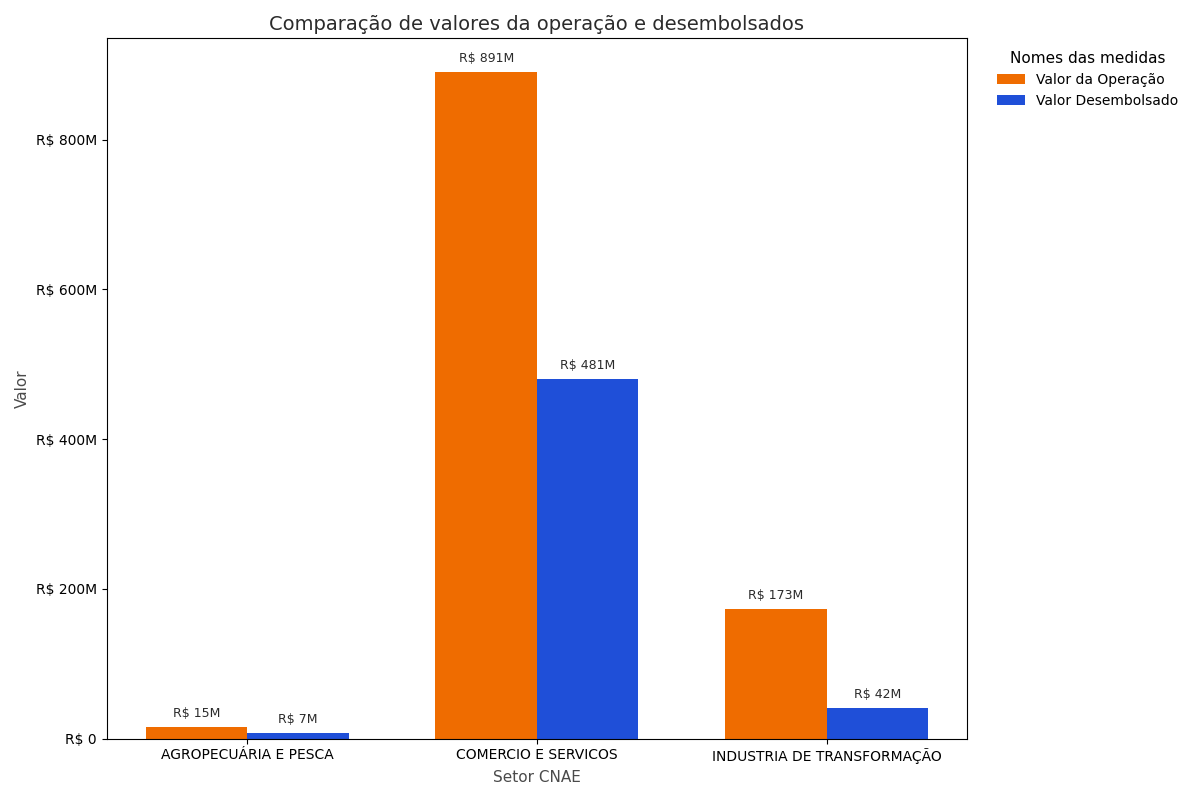
#> input picture Imagem_referencia/BC.png, 1200 x 800 px
$ python -i mark_presence_validation_v3.py   (imports and definitions only)
#> lines starting #> are read from the running program, lines starting #| are printed output that depends on the picture; after the words box and inside, x2 and y2 are one past the last pixel; in counts of white or black regions, pixels touching at a corner belong together
# -*- coding: utf-8 -*-
r"""
mark_presence_validation_v3.py

VALIDAÇÃO EXPLORATÓRIA V3 — PRESENÇA DA ESTRUTURA GRÁFICA PRINCIPAL
===================================================================

Objetivo
--------
Detectar se a visualização contém a marca de dados principal correspondente
à técnica solicitada:

    B -> barras
    L -> linha(s)
    S -> pontos de dispersão

Esta V3 é uma etapa de CALIBRAÇÃO/INSPEÇÃO, não a versão final para as
3.120 imagens.

Princípio metodológico
----------------------
A detecção estrutural NÃO usa as cores esperadas da especificação F e NÃO
usa quantidade esperada de séries. O perfil do arquivo apenas seleciona o
detector apropriado à técnica (barra, linha ou dispersão).

A estratégia combina:
- contraste em relação ao fundo;
- geometria;
- alinhamento espacial;
- espessura/forma;
- extensão no eixo x.

Ela foi concebida para detectar marcas inclusive quando estiverem em preto,
cinza ou em cores diferentes das especificadas.

Amostra de calibração
---------------------
Por padrão:
- 10 imagens por perfil (BI, BC, LI, LC, SI, SC);
- tenta equilibrar CANVAS_OK / CANVAS_NAO_OK;
- acrescenta todos os casos NO_MARK encontrados na avaliação final de cor,
  porque são casos de estresse importantes para distinguir:
      "marca realmente ausente"
  de
      "marca presente, mas não cromática".

Pastas padrão
-------------
Imagens:
C:\Users\Labvis\Downloads\imagens3120\imagens

Canvas:
imagens\_canvas_conformity_v1\canvas_conformity_images.csv

Cor:
imagens\_color_conformity_final_v1\color_conformity_final_images.csv

Saída:
imagens\_mark_presence_validation_v3

Arquivos:
- mark_presence_validation_v3.csv
- mark_presence_validation_summary_v3.txt
- contact_<perfil>.png
- overlays\*.png

Interpretação
-------------
presence_status:
    PRESENT
    ABSENT_OR_UNCERTAIN

IMPORTANTE:
- ABSENT_OR_UNCERTAIN ainda NÃO deve ser tratado como não conformidade final.
- A calibração precisa ser conferida visualmente antes de congelar parâmetros.
"""

from __future__ import annotations

import argparse
import math
import random
import re
from pathlib import Path

import cv2
import numpy as np
import pandas as pd
from PIL import Image, ImageDraw, ImageFont


DEFAULT_ROOT = Path(
    r"C:\Users\Labvis\Downloads\imagens3120\imagens"
)
DEFAULT_OUTPUT_DIRNAME = "_mark_presence_validation_v3"
DEFAULT_CANVAS_DIRNAME = "_canvas_conformity_v1"
DEFAULT_COLOR_DIRNAME = "_color_conformity_final_v1"

SEED = 20260828
N_RANDOM_PER_PROFILE = 10

IMAGE_EXTENSIONS = {".png", ".jpg", ".jpeg"}

NAME_RE = re.compile(
    r"^(BI|BC|LI|LC|SI|SC)_(\d{3})_R(\d{2})\.(png|jpg|jpeg)$",
    re.I,
)

PROFILES = ["BI", "BC", "LI", "LC", "SI", "SC"]


# [204 lines left out: functions parse_args, parse_name, root_images, load_optional_labels, choose_sample, border_background_rgb, not called in this run]


def infer_plot_roi(arr):
    """
    Inferência da região interna do gráfico a partir das linhas dos eixos/spines.

    V2:
    - tenta detectar esquerda, direita, topo e base;
    - quando encontra o retângulo completo, exclui naturalmente legendas
      externas e títulos;
    - usa fallback conservador quando o retângulo não é recuperável.
    """
    h, w, _ = arr.shape
    gray = cv2.cvtColor(arr, cv2.COLOR_RGB2GRAY)
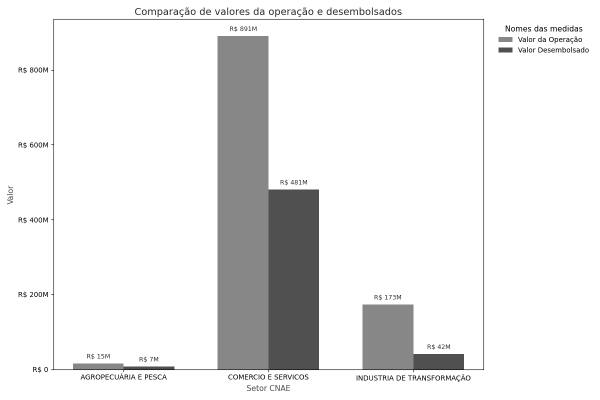
#> gray: shape (800, 1200) (shown at 1/2 size); min 0, max 255, mean 234.6

    dark = (gray < 180).astype(np.uint8) * 255
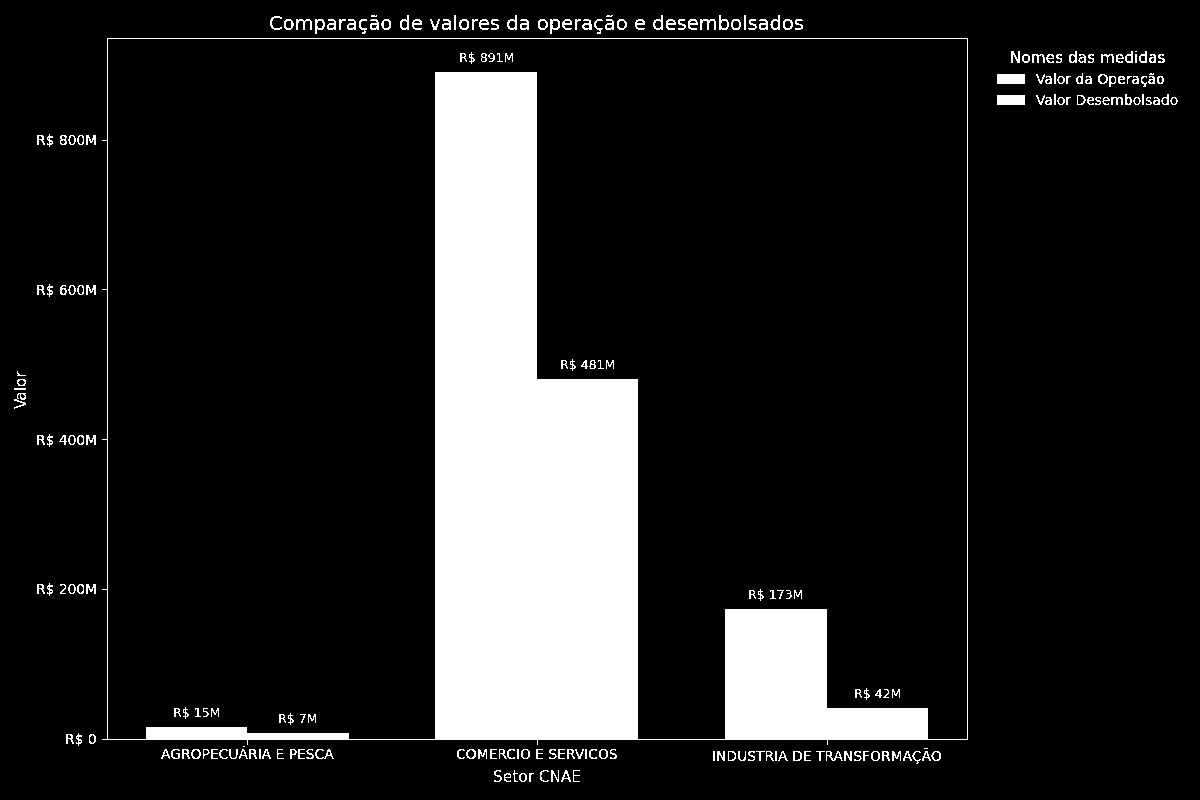
#> dark: shape (800, 1200); 14.1% white; 228 white regions (12 under 20 px), largest, box (x1, y1, x2, y2) and area: (102, 38, 968, 745) 125771, (997, 74, 1025, 84) 280, (997, 95, 1025, 105) 280

    hk = max(20, int(round(0.14 * w)))
    vk = max(20, int(round(0.14 * h)))

    hlines = cv2.morphologyEx(
        dark,
        cv2.MORPH_OPEN,
        cv2.getStructuringElement(
            cv2.MORPH_RECT,
            (hk, 1)
        )
    )
#> hlines: shape (800, 1200); 8.6% white; 2 white regions, box (x1, y1, x2, y2) and area: (103, 379, 969, 740) 81457, (108, 38, 969, 39) 861

    vlines = cv2.morphologyEx(
        dark,
        cv2.MORPH_OPEN,
        cv2.getStructuringElement(
            cv2.MORPH_RECT,
            (1, vk)
        )
    )
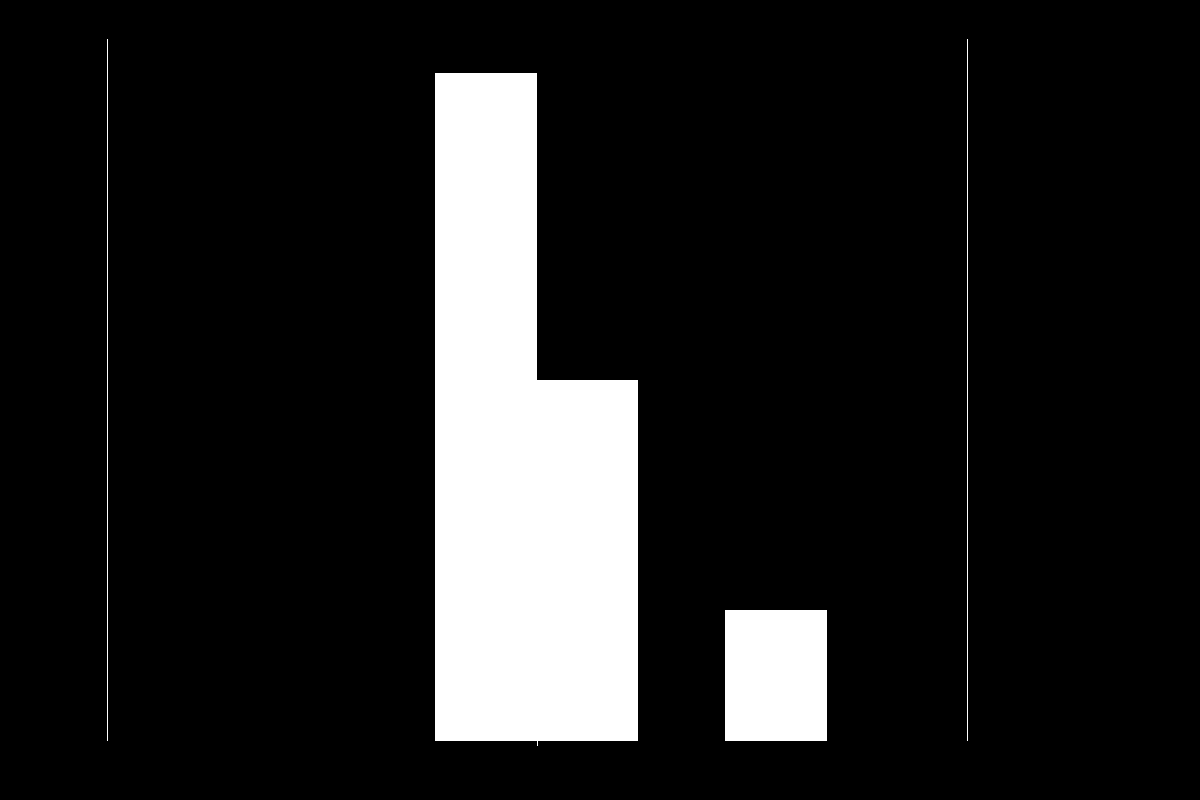
#> vlines: shape (800, 1200); 12.4% white; 4 white regions, box (x1, y1, x2, y2) and area: (435, 73, 638, 746) 104602, (725, 610, 827, 741) 13362, (107, 39, 108, 741) 702, (967, 39, 968, 741) 702

    # Contagens por coluna/linha.
    v_counts = (vlines > 0).sum(axis=0)
#> v_counts = 1200 values, max 702 at index 107, min 0 at index 0, mean 99.47
    h_counts = (hlines > 0).sum(axis=1)
#> h_counts = 800 values, max 866 at index 739, min 0 at index 0, mean 102.9

    def choose_extreme(values, lo, hi, side):
#> called with values = array of shape (1200,), lo = 36, hi = 540, side = 'left'
        idx = np.arange(len(values))
#> idx = 1200 values from 0 to 1199
        mask = (idx >= lo) & (idx <= hi)

        if not np.any(mask):
            return None

        local_idx = idx[mask]
#> local_idx = 505 values from 36 to 540
        local_vals = values[mask]
#> local_vals = 505 values, max 702 at index 71, min 0 at index 0, mean 139.2

        if local_vals.max() <= 0:
            return None

        mx = local_vals.max()
#> mx = 702
        strong = local_idx[
            local_vals >= 0.80 * mx
        ]
#> strong = 103 values from 107 to 536

        if len(strong) == 0:
            return None

        if side in ("left", "top"):
            return int(strong.min())
        return int(strong.max())

    x_left = choose_extreme(
        v_counts,
        int(0.03 * w),
        int(0.45 * w),
        "left"
    )
#> x_left = 107

    x_right = choose_extreme(
        v_counts,
        int(0.50 * w),
        int(0.985 * w),
        "right"
    )
#> x_right = 967

    y_top = choose_extreme(
        h_counts,
        int(0.025 * h),
        int(0.45 * h),
        "top"
    )
#> y_top = 38

    y_bottom = choose_extreme(
        h_counts,
        int(0.45 * h),
        int(0.965 * h),
        "bottom"
    )
#> y_bottom = 739

    if (
        x_left is not None
        and x_right is not None
        and y_top is not None
        and y_bottom is not None
        and x_right - x_left >= 0.35 * w
        and y_bottom - y_top >= 0.30 * h
    ):
        pad = max(1, int(round(min(h, w) * 0.002)))

        return (
            min(w - 1, x_left + pad),
            min(h - 1, y_top + pad),
            max(0, x_right - pad),
            max(0, y_bottom - pad),
        ), "FULL_AXES_RECT"

    # Fallback baseado em esquerda/base.
    if x_left is not None and y_bottom is not None:
        x1 = max(0, x_left + 1)
        y2 = min(h - 1, y_bottom - 1)
        x2 = min(w - 1, int(round(0.94 * w)))
        y1 = max(0, int(round(0.07 * h)))

        if (
            x2 - x1 >= 0.40 * w
            and y2 - y1 >= 0.35 * h
        ):
            return (x1, y1, x2, y2), "AXIS_PARTIAL"

    return (
        int(round(0.08 * w)),
        int(round(0.08 * h)),
        int(round(0.94 * w)),
        int(round(0.90 * h)),
    ), "FALLBACK_CENTRAL"

# [992 lines left out: functions foreground_mask, remove_long_axis_grid, detect_bars, detect_lines, detect_scatter, analyze_one and 4 more, not called in this run]


# [2 lines not run here, left out]

>>> import cv2
>>> picture = cv2.cvtColor(cv2.imread('../../../Imagem_referencia/BC.png'), cv2.COLOR_BGR2RGB)
>>> result = infer_plot_roi(picture)
#> result = ((109, 40, 965, 737), 'FULL_AXES_RECT')

$ run again, on Imagem_referencia/LC.png
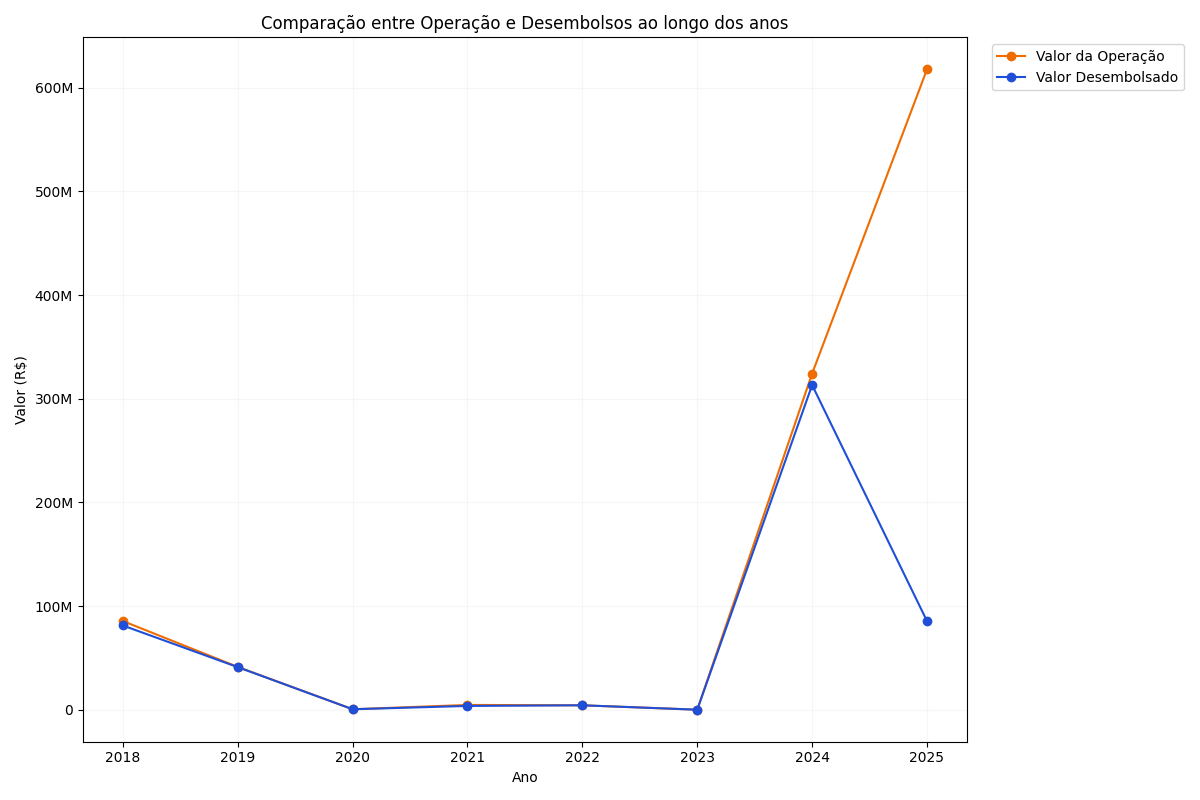
#> input picture Imagem_referencia/LC.png, 1200 x 800 px
#> in infer_plot_roi, `dark = (gray < 180).astype(np.uint8) * 255`:
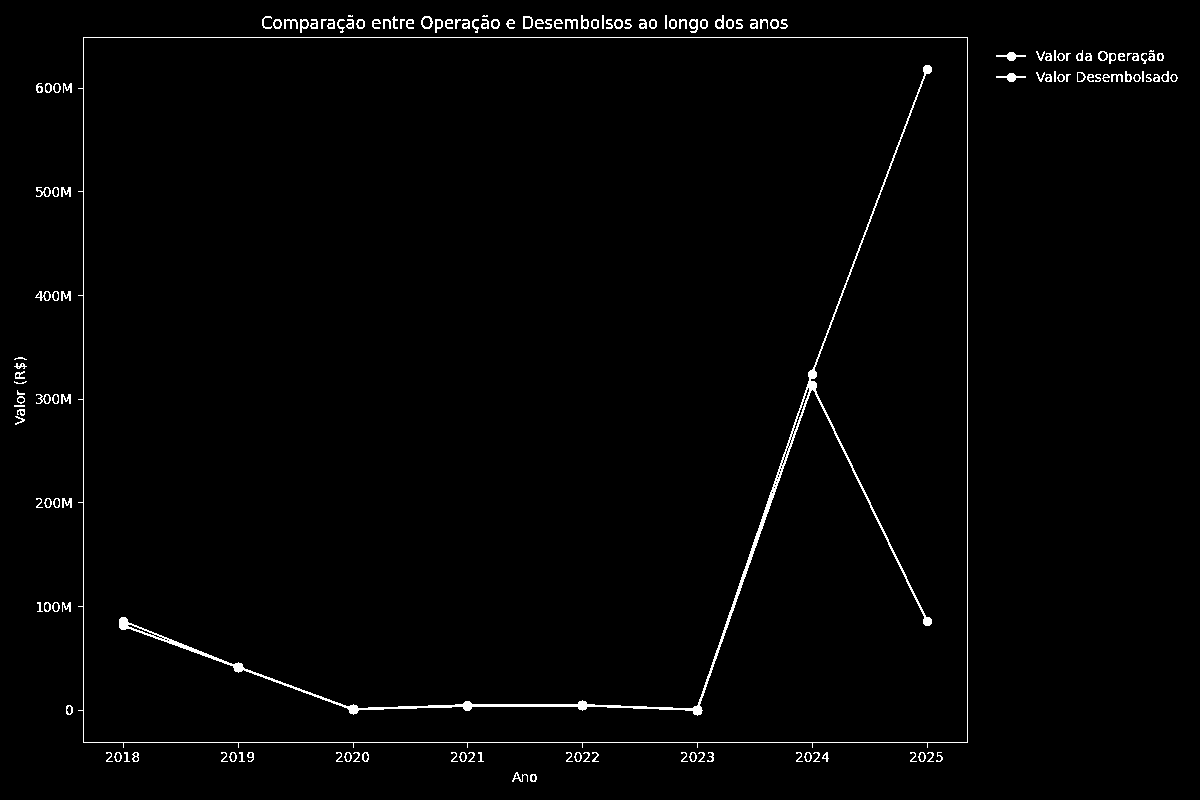
#> dark: shape (800, 1200); 1.5% white in thin lines or dots
#> hlines: shape (800, 1200); 0.23% white in thin lines or dots, all inside (x1, y1, x2, y2) = (84, 37, 969, 743)
#> in infer_plot_roi, `vlines = cv2.morphologyEx( dark, cv2.MORPH_OPEN, cv2.getStructuringEle..`:
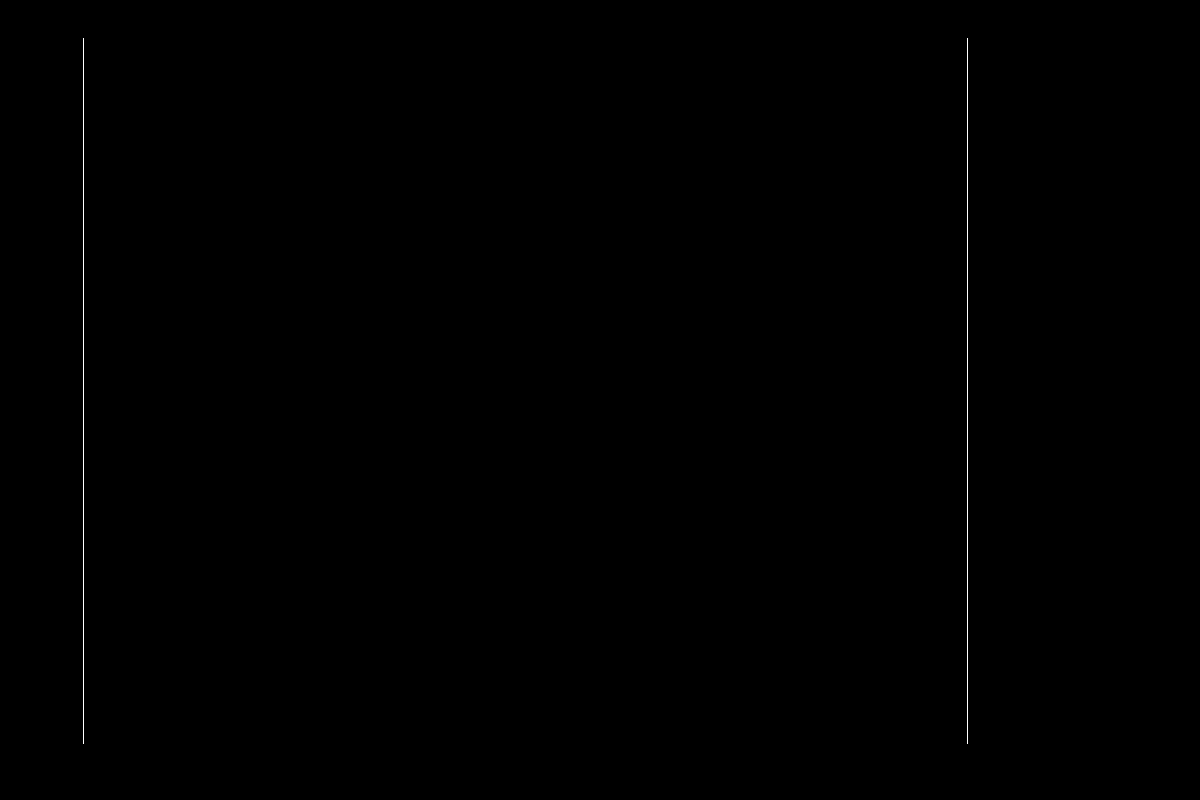
#> vlines: shape (800, 1200); 0.15% white in thin lines or dots, all inside (x1, y1, x2, y2) = (83, 38, 968, 744)
#> v_counts = 1200 values, max 706 at index 83, min 0 at index 0, mean 1.18
#> h_counts = 800 values, max 885 at index 37, min 0 at index 0, mean 2.77
#> idx = 1200 values from 0 to 1199
#> local_idx = 505 values from 36 to 540
#> local_vals = 505 values, max 706 at index 47, min 0 at index 0, mean 1.4
#> mx = 706
#> strong = [83]
#> x_left = 83
#> x_right = 967
#> y_top = 37
#> y_bottom = 742
#> result = ((85, 39, 965, 740), 'FULL_AXES_RECT')
